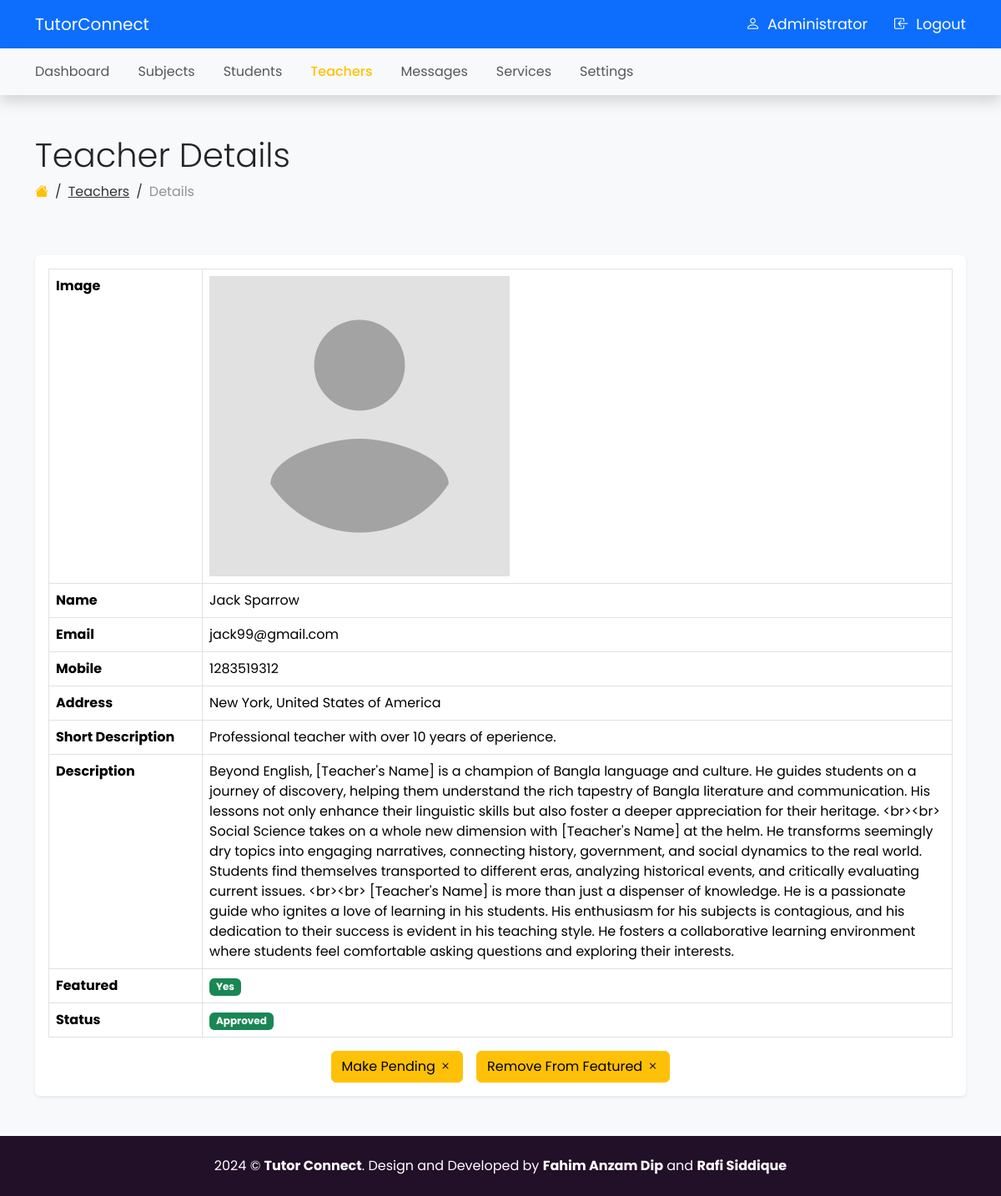
Screenshot of /admin/teachers_show.php?id=1 (signed in) with the database file from the repository.
### tables this page shows
CREATE TABLE `teachers` (
  `id` bigint NOT NULL,
  `user_id` bigint NOT NULL,
  `address` text,
  `image` varchar(255) DEFAULT NULL,
  `short_description` text,
  `description` longtext,
  `class` varchar(255) DEFAULT NULL,
  `featured` tinyint(1) NOT NULL DEFAULT '0',
  `approved` tinyint(1) NOT NULL DEFAULT '0'
);

CREATE TABLE `users` (
  `id` bigint NOT NULL,
  `name` varchar(255) NOT NULL,
  `username` varchar(255) NOT NULL,
  `email` varchar(255) NOT NULL,
  `mobile` varchar(255) DEFAULT NULL,
  `password` varchar(255) NOT NULL,
  `role` varchar(255) DEFAULT NULL,
  `avatar` varchar(255) DEFAULT NULL
);

### admin/teachers_show.php (the view, shortened to what this page needs)
<?php include_once '../includes/admin_header.php' ?>
<?php
$id = $_GET['id'];
$query = "SELECT teachers.id AS teacher_id, teachers.*, users.* FROM teachers JOIN users ON teachers.user_id = users.id WHERE teachers.id = $id";
$result = mysqli_query($connection, $query);
$teacher = mysqli_fetch_assoc($result);
?>
<section class="py-5 bg-light" style="min-height: 100vh;">
    <div class="container">
        <div class="row mb-5">
            <div class="col-md-12">
                <h2 class="display-6">Teacher Details</h2>
                <nav class="dashboard-breadcrumb">
                    <ol class="breadcrumb">
                        <li class="breadcrumb-item">
                            <a href="dashboard.php"><i class="bi bi-house-fill text-warning"></i></a>
                        </li>
                        <li class="breadcrumb-item">
                            <a href="teachers.php">Teachers</a>
                        </li>
                        <li class="breadcrumb-item active">Details</li>
                    </ol>
                </nav>
            </div>
        </div>
        <div class="row">
            <div class="col-md-12">
                <div class="card border-0 shadow-sm">
                    <div class="card-body">
                        <div class="table-responsive">
                            <table class="table table-bordered mb-0">
                                <tr>
                                    <th style="width: 17%;">Image</th>
                                    <td>
                                        <?php if ($teacher['image']): ?>
                                        <img src="../uploads/<?= $teacher['image'] ?>" alt="Teacher Image">
                                        <?php else: ?>
                                        <img width="150" src="../images/person_placeholder.png" alt="Teacher Image">
                                        <?php endif; ?>
                                    </td>
                                </tr>
                                <tr>
                                    <th>Name</th>
                                    <td><?= $teacher['name'] ?></td>
                                </tr>
                                <tr>
                                    <th>Email</th>
                                    <td><?= $teacher['email'] ?></td>
                                </tr>
                                <tr>
                                    <th>Mobile</th>
                                    <td><?= $teacher['mobile'] ? $teacher['mobile'] : 'N/A' ?></td>
                                </tr>
                                <tr>
                                    <th>Address</th>
                                    <td><?= $teacher['address'] ? $teacher['address'] : 'N/A' ?></td>
                                </tr>
                                <tr>
                                    <th>Short Description</th>
                                    <td><?= $teacher['short_description'] ? $teacher['short_description'] : 'N/A' ?></td>
                                </tr>
                                <tr>
                                    <th>Description</th>
                                    <td><?= $teacher['description'] ? $teacher['description'] : 'N/A' ?></td>
                                </tr>
                                <tr>
                                    <th>Featured</th>
                                    <td>
                                        <?php if ($teacher['featured']): ?>
                                            <span class="badge bg-success">Yes</span>
                                        <?php else: ?>
                                            <span class="badge bg-danger">No</span>
                                        <?php endif; ?>
                                    </td>
                                </tr>
                                <tr>
                                    <th>Status</th>
                                    <td>
                                        <?php if ($teacher['approved']): ?>
                                            <span class="badge bg-success">Approved</span>
                                        <?php else: ?>
                                            <span class="badge bg-warning">Pending</span>
                                        <?php endif; ?>
                                    </td>
                                </tr>
                            </table>
                        </div>
                        <div class="d-flex justify-content-center">
                            <?php if (!$teacher['approved']): ?>
                                <a href="teachers_show.php?id=<?= $teacher['teacher_id'] ?>&approve=<?= $teacher['teacher_id'] ?>" class="btn btn-success mt-3"
                                   onclick="return confirm('Are you sure?')">Approve <i class="bi bi-check-all"></i></a>
                            <?php else: ?>
                                <a href="teachers_show.php?id=<?= $teacher['teacher_id'] ?>&disapprove=<?= $teacher['teacher_id'] ?>" class="btn btn-warning mt-3"
                                   onclick="return confirm('Are you sure?')">Make Pending <i class="bi bi-x"></i></a>
                            <?php endif; ?>
                            <?php if (!$teacher['featured']): ?>
                                <a href="teachers_show.php?id=<?= $teacher['teacher_id'] ?>&featured=<?= 1 ?>" class="btn btn-success mt-3 ms-3"
                                   onclick="return confirm('Are you sure?')">Make Featured <i class="bi bi-check-all"></i></a>
                            <?php else: ?>
                                <a href="teachers_show.php?id=<?= $teacher['teacher_id'] ?>&featured=<?= 0 ?>" class="btn btn-warning mt-3 ms-3"
                                   onclick="return confirm('Are you sure?')">Remove From Featured <i class="bi bi-x"></i></a>
                            <?php endif; ?>
                        </div>
                    </div>
                </div>
            </div>
        </div>
    </div>
</section>
<?php include_once '../includes/admin_footer.php' ?>

### css/style.css (style rules this page uses)
body { font-family: "Poppins", sans-serif; }
.breadcrumb-item a { color: #fff; }
.breadcrumb-item+.breadcrumb-item::before { float: left; padding-right: var(--bs-breadcrumb-item-padding-x); color: #fff; content: var(--bs-breadcrumb-divider, "/"); }
.breadcrumb-item.active { color: #f3f3ff; }
.dashboard-breadcrumb .breadcrumb-item a { color: #333; }
.dashboard-breadcrumb .breadcrumb-item+.breadcrumb-item::before { float: left; padding-right: var(--bs-breadcrumb-item-padding-x); color: #333; content: var(--bs-breadcrumb-divider, "/"); }
.dashboard-breadcrumb .breadcrumb-item.active { color: #929292; }

### rows the page displays
teachers: image (placeholder picture), user.name "Jack Sparrow", user.email "jack99@gmail.com", user.mobile "1283519312", address "New York, United States of America", short_description "Professional teacher with over 10 years of eperience.", description "Beyond English, [Teacher's Name] is a champion of Bangla language and culture. He guides students on a journey of discovery, helping them understand the rich tapestry of Bangla literature and communication. His lessons not only enhance their linguistic skills but also foster a deeper appreciation for their heritage. <br><br> Social Science takes on a whole new dimension with [Teacher's Name] at the helm. He transforms seemingly dry topics into engaging narratives, connecting history, government, and social dynamics to the real world. Students find themselves transported to different eras, analyzing historical events, and critically evaluating current issues. <br><br> [Teacher's Name] is…"

### other values shown
$_SESSION['user_username'] "Administrator"
